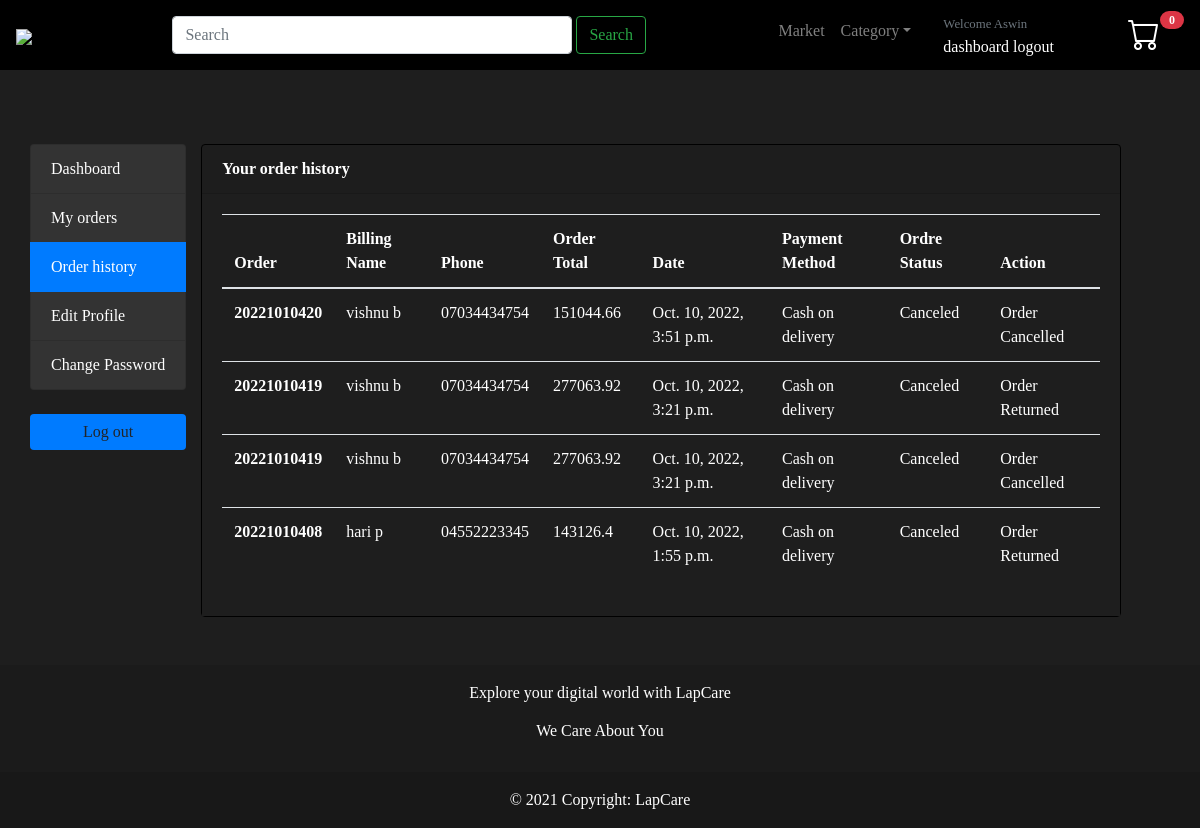
The page /register/order_history/ (signed in) on the database as committed earlier.
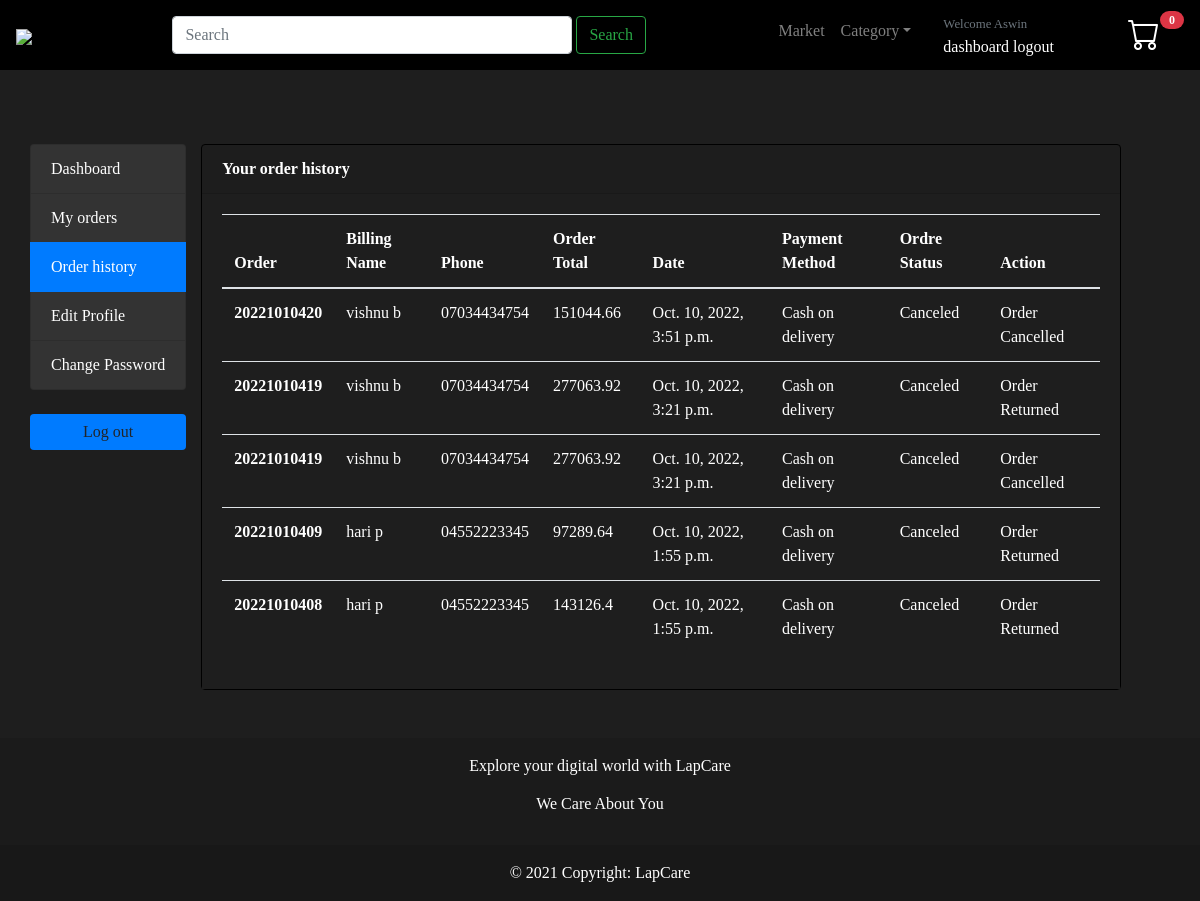
The same page on the database as committed later.
### order/models.py (models this page shows, shortened)
class OrderProduct(models.Model):
    order = models.ForeignKey(Order, on_delete=models.CASCADE)
    payment = models.ForeignKey(
        Payment, on_delete=models.SET_NULL, blank=True, null=True
    )
    user = models.ForeignKey(Account, on_delete=models.CASCADE,null=True)
    product = models.ForeignKey(Products, on_delete=models.CASCADE)
    status = models.CharField(max_length=50, choices=STATUS1, default="New")
    variations = models.ManyToManyField(Variation, blank=True)
    quantity = models.IntegerField()
    product_price = models.FloatField()
    orderproduct_cancel = models.BooleanField(default=False)
    created_at = models.DateTimeField(auto_now_add=True)
    updated_at = models.DateTimeField(auto_now=True)
    return_status=models.BooleanField(default=True,blank=True,null=True)
    def __str__(self):
        return self.product.product_name

class Order(models.Model):
    STATUS = (
        ("New", "New"),
        ("Accepted", "Accepted"),
        ("Completed", "Completed"),
        ("Cancelled", "Cancelled"),
    )
    methods_payment = (
        ("Paypal", "Paypal"),
        ("Rasopay", "Rasopay"),
        ("Cod", "Cash on delivery"),
    )
    user = models.ForeignKey(Account, on_delete=models.SET_NULL, null=True)
    payment = models.ForeignKey(
        Payment, on_delete=models.SET_NULL, blank=True, null=True
    )
    final_discount =models.IntegerField(blank=True,null=True)
    discountnew=models.IntegerField(default=0,null=True,blank=True)
    order_number = models.CharField(max_length=50)
    first_name = models.CharField(max_length=50)
    last_name = models.CharField(max_length=50)
    phone_number = models.CharField(max_length=15)
    email = models.EmailField(max_length=50)
    address_line_1 = models.CharField(max_length=50)
    address_line_2 = models.CharField(max_length=50, blank=True)
    country = models.CharField(max_length=50)
    state = models.CharField(max_length=50)
    city = models.CharField(max_length=50)
    pincode = models.IntegerField()
    order_note = models.CharField(max_length=100, blank=True)
    order_total = models.FloatField()
    tax = models.FloatField()
    order_cancel=models.BooleanField(default=False,blank=True)
    status = models.CharField(max_length=50, choices=STATUS, default="New")
    ip = models.CharField(blank=True, max_length=20)
    is_ordered = models.BooleanField(default=False)
    created_at = models.DateTimeField(auto_now_add=True)
    updated_at = models.DateTimeField(auto_now=True)
    def full_name(self):
        return f"{self.first_name} {self.last_name}"#it is used to get the full name

class Payment(models.Model):
    user = models.ForeignKey(Account, on_delete=models.CASCADE)
    payment_id = models.CharField(max_length=100,blank=True)
    payment_method = models.CharField(max_length=100,blank=True)
    amount_paid = models.CharField(max_length=100,blank=True)
    status = models.CharField(max_length=100,blank=True)
    created_at = models.DateTimeField(auto_now_add=True)

### accounts/views.py (the view)
# urls.py: path('order_history/',views.order_history,name='order-history'),
def order_history(request):
    orders = Order.objects.filter(user_id=request.user, is_ordered=True).order_by(
        "-created_at"
    )  # - is descending
    order_products = OrderProduct.objects.filter(
        Q(user=request.user, orderproduct_cancel=True) | Q(return_status=False)
    ).order_by(
        "-created_at"
    )  # - is descending
    print("orderproduct", order_products)
    context = {
        "order_products": order_products,
        "orders": orders,
    }
    return render(request, "User/order_history.html", context)

### cart/context_processors.py (called while the page is built)
def counter(request):
    cart_count=0
    if 'admin' in request.path:
        return{}
    else:
        try:
            cart=Cart.objects.filter(cart_id=_cart_id(request))
            if request.user.is_authenticated:#if user is authenticated
                cart_items=CartItem.objects.all().filter(user=request.user)
            else:
                cart_items=CartItem.objects.all().filter(cart=cart[:1])
            for cart_item in cart_items:
                   cart_count=cart_count+cart_item.quantity
        except Cart.DoesNotExist:
            cart_count=0
    return dict(cart_count=cart_count)

### cart/views.py (called while the page is built)
def _cart_id(request):
    cart = request.session.session_key
    if not cart:
        cart = request.session.create()
    return cart

### category/context_processors.py (called while the page is built)
def menu_links(request):
    links=category.objects.all()
    return dict(links=links)

### category/models.py (called while the page is built)
    def get_url(self):
          return reverse("market_by_category",args=[self.slug])

### templates/User/order_history.html
{% extends 'User/base.html' %}
{% load static %}
{% block content %}
<section class="section-conten padding-y bg  mt-4 pt-4" >
    <div class="container  mt-4 pt-4 pb-5" style="background:#1e1e1e;">
        <div class="row">
      {% include "User/includes/dashboard_sidebar.html"%}
	<main class="col-md-10">
		<article class="card">
		<header class="card-header">
			<strong class="d-inline-block mr-3">Your order history</strong>
		</header>
		<div class="card-body">
			<div class="row">
				<div class="col-md-12">
          <table class="table table-hover table-responsive">
            <thead>
              <tr>
                <th scope="col">Order</th>
                <th scope="col">Billing Name</th>
                <th scope="col">Phone</th>
                <th scope="col">Order Total</th>
                <th scope="col">Date</th>
                <th scope="col">Payment Method</th>
                <th scope="col">Ordre Status</th>
                <th scope="col">Action</th>
              </tr>
            </thead>
            <tbody>
              {% for order in order_products %}
          <tr>
            <th scope="row"><a href="{% url 'order-detail' order.order.order_number %}">{{order.order.order_number}}</a></th>
            <td>{{order.order.full_name}}</td>
            <td>{{order.order.phone_number}}</td>
            <td>{{order.order.order_total}}</td>
            <td>{{order.order.created_at}}</td>
            <td>{{order.order.payment.payment_method}}</td>
            <td>{{order.status}}</td>
          {% if order.return_status == False %}
           <td>Order Returned</td>
           {% else %}
           <td>Order Cancelled</td>
           {% endif %}
          </tr>
      {% endfor %}
        </tbody>
          </table>
				</div>
			</div>
		</div>
		</article>
	</main>
</div>
</div>
    </section>
{% endblock %}

Rows that differ between the two databases and show on the page:
now on this page (row edited): OrderProduct: order.order_number "20221010409", order.full_name "hari p", order.phone_number "04552223345", order.order_total "97289.64", order.created_at "Oct. 10, 2022, 1:55 p.m.", order.payment.payment_method "Cash on delivery", status "Canceled", return_status "Order Returned"
